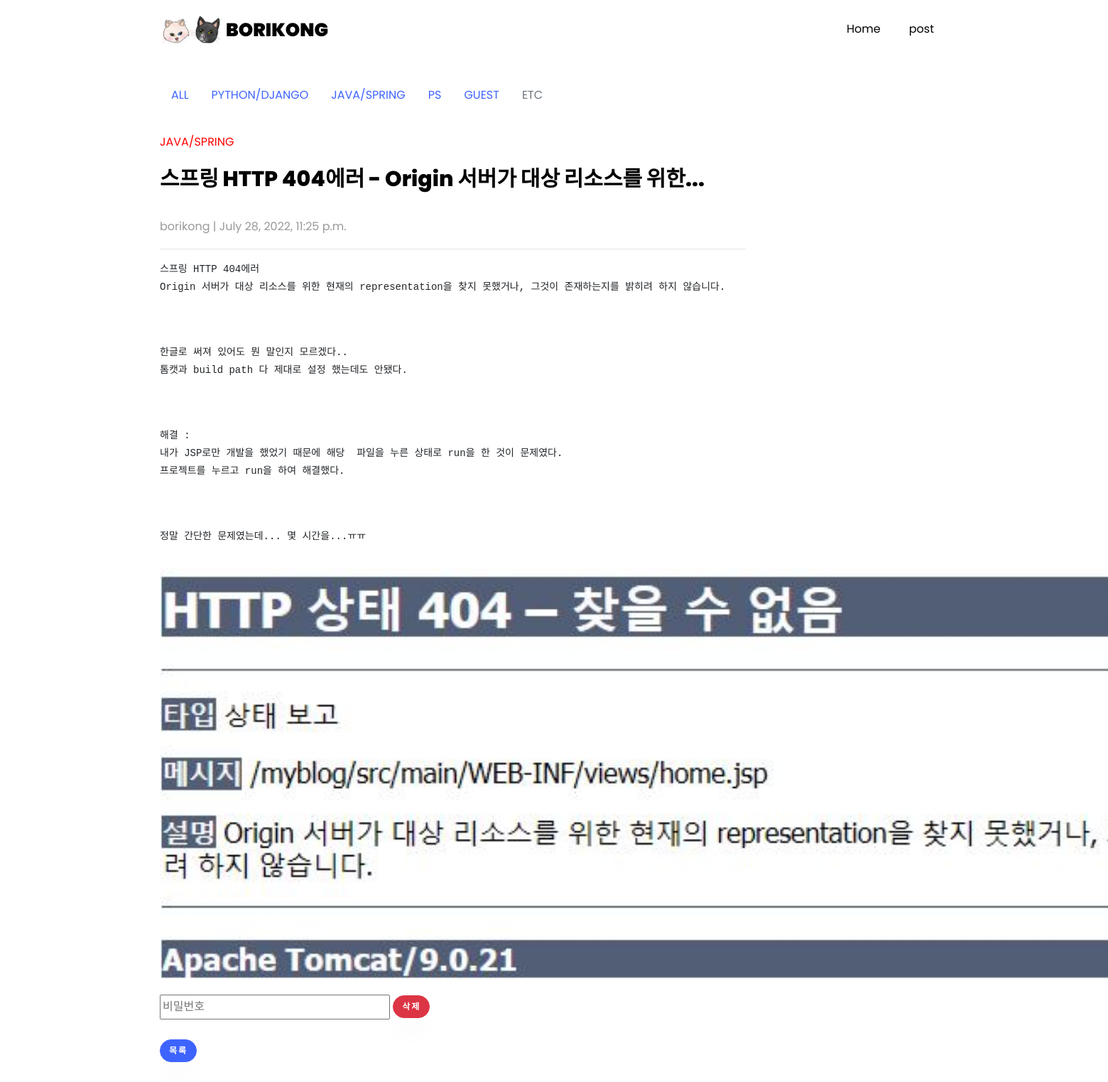
The app's page /blog/5 with its own data.
### main/models.py (models this page shows, shortened)
class Post(models.Model):
    CATEGORIES = (
        ('PYTHON/DJANGO', 'python/django'),
        ('JAVA/SPRING', 'java/spring'),
        ('ANDROID', 'android'),
        ('ML', 'ml'),
        ('PS', 'ps'),
        ('GUEST','guest'),
        ('ETC', 'etc')
    )
    category = models.CharField(max_length=200, default="etc", choices=CATEGORIES,verbose_name="글 분류")
    user=models.CharField(max_length=20, default="borikong",verbose_name="작성자")
    passwd=models.CharField(max_length=50,default="",verbose_name="비밀번호")
    postname=models.CharField(max_length=100,verbose_name="제목")
    contents=models.TextField(verbose_name="내용")
    hits=models.PositiveIntegerField(default=0,verbose_name="조회수")
    mainphoto=models.ImageField(blank=True,null=True)
    subphoto1=models.ImageField(blank=True, null=True)
    subphoto1 = models.ImageField(blank=True, null=True)
    subphoto2 = models.ImageField(blank=True, null=True)
    subphoto3 = models.ImageField(blank=True, null=True)
    subphoto4 = models.ImageField(blank=True, null=True)
    subphoto5 = models.ImageField(blank=True, null=True)
    subphoto6 = models.ImageField(blank=True, null=True)
    subphoto7 = models.ImageField(blank=True, null=True)
    subphoto8 = models.ImageField(blank=True, null=True)
    subphoto9 = models.ImageField(blank=True, null=True)
    created_at = models.DateTimeField(auto_now_add=True)
    updated_at = models.DateTimeField(auto_now=True)

### main/views.py (the view)
# urls.py: path('blog/<int:pk>',posting,name='posting'),
def posting(request, pk):
    post = Post.objects.get(pk=pk)
    return render(request, 'main/posting.html', {'post': post})

### main/templates/main/posting.html (shortened to what this page needs)
{% extends "base.html" %}
{% load static %}
{% block content %}
    <section class="ftco-section ftco-no-pb goto-here" id="post-section">
		<div class="container">
			<div class="row">
				<div class="col-md-9" >
					<div id="page-1" class="page one">
						{% include "./components/c_nav.html" %}
						<p style="color:red;">{{post.category}}</p>
						<h2 class="heading">{{post.postname}}</h2>
    <p>{{post.user}} | {{post.created_at}}</p>
						<hr/>
    <pre>{{post.contents|linebreaks}}</pre>
    {% if post.mainphoto %}
        <img src="{{post.mainphoto.url}}" alt="이미지2" height="600">
        <br>
    {% endif %}
						<form method="POST" action="{% url 'main:delete' pk=post.pk %}">
							<input type="password" name="passwd" id="passwd" placeholder="비밀번호">
							<input type="submit" value="삭제" class="btn btn-danger">
						</form>
					<br/>
						<a class="btn btn-primary" href="/" role="button">목록</a>
					</div>
				</div>
			</div>
		</div>
	</section>
{% endblock %}

### records on screen
Post: category "JAVA/SPRING", postname "스프링 HTTP 404에러 - Origin 서버가 대상 리소스를 위한...", user "borikong", created_at "July 28, 2022, 11:25 p.m.", contents "스프링 HTTP 404에러 Origin 서버가 대상 리소스를 위한 현재의 representation을 찾지 못했거나, 그것이 존재하는지를 밝히려 하지 않습니다. 한글로 써져 있어도 뭔 말인지 모르겠다.. 톰캣과 build path 다 제대로 설정 했는데도 안됐다. 해결 : 내가 JSP로만 개발을 했었기 때문에 해당 파일을 누른 상태로 run을 한 것이 문제였다. 프로젝트를 누르고 run을 하여 해결했다. 정말 간단한 문제였는데... 몇 시간을...ㅠㅠ", mainphoto (picture)
